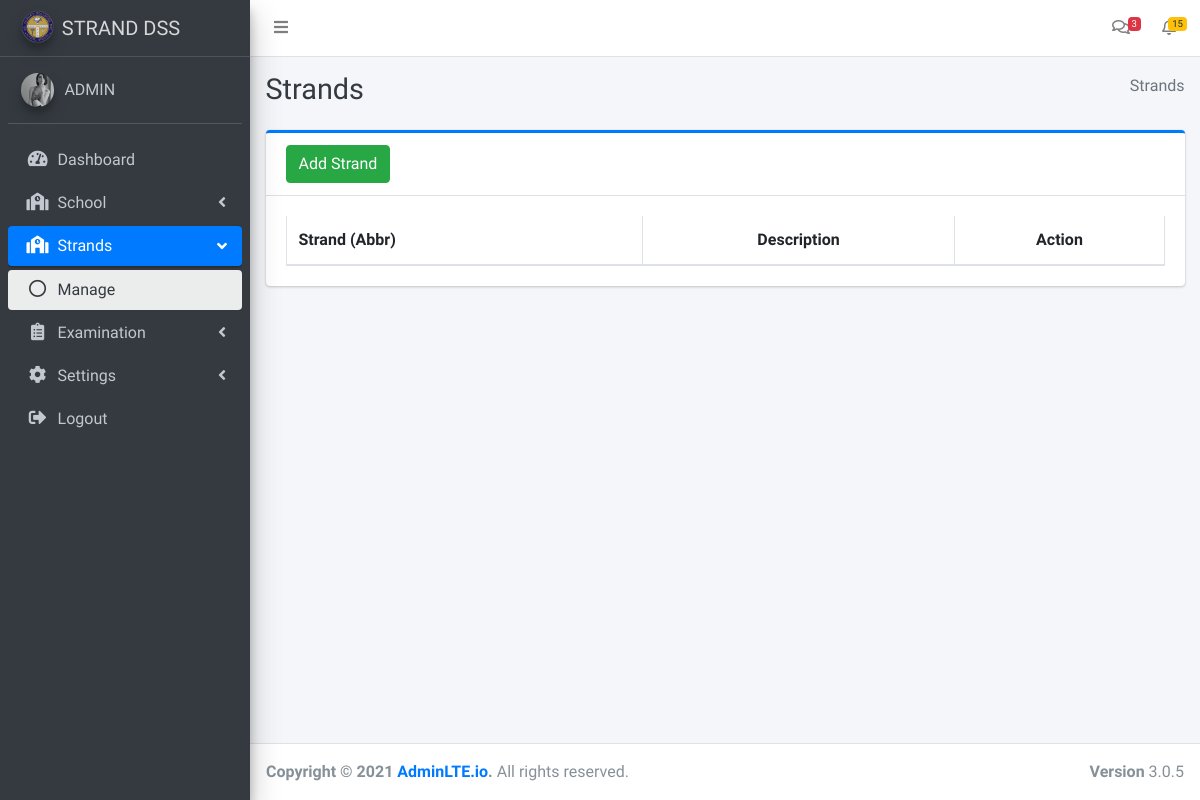
The app's page /admin/manage_strands.php (signed in), older data.
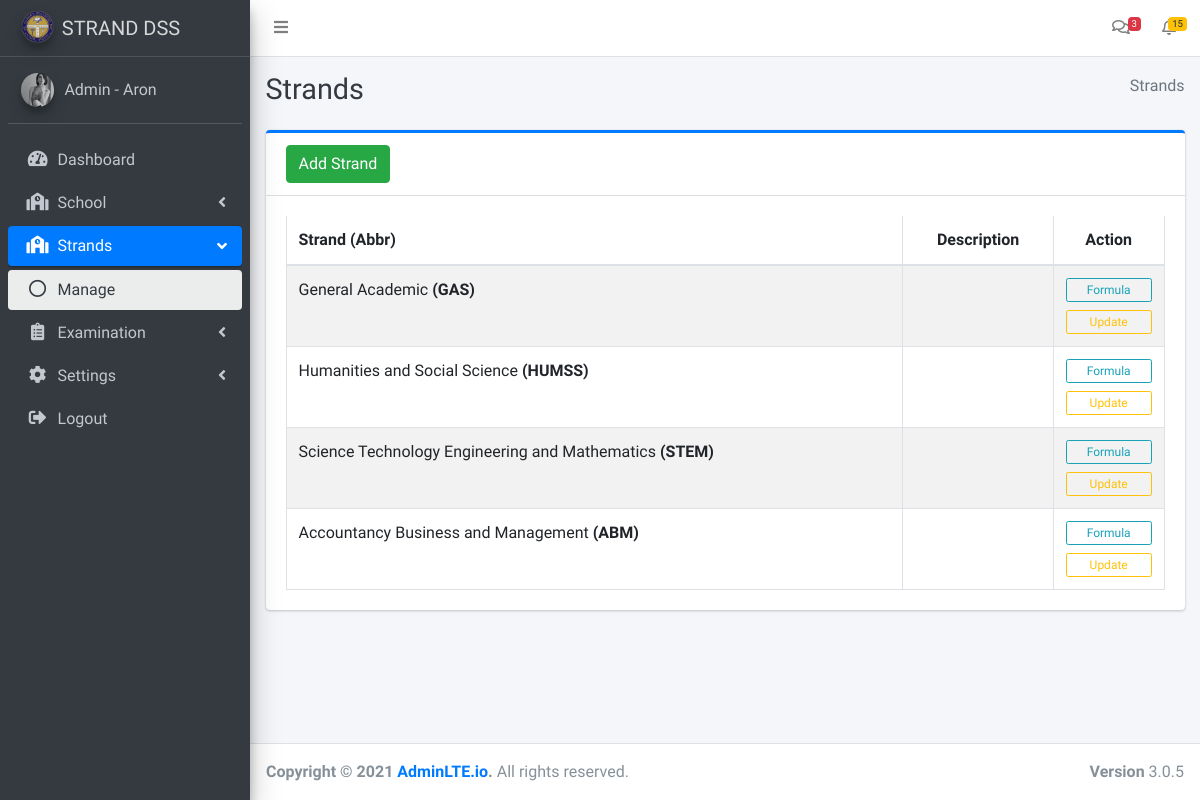
The same page, newer data.
### tables this page shows
CREATE TABLE `strands` (
  `strand_id` int(11) NOT NULL,
  `strand_name` varchar(250) NOT NULL,
  `strand_abr` varchar(10) NOT NULL,
  `strand_description` text NOT NULL,
  `updated` timestamp NOT NULL DEFAULT current_timestamp() ON UPDATE current_timestamp()
);

### admin/manage_strands.php (the view, shortened to what this page needs)
<?php
include('include/header.php');
include('include/sidebar.php');
?>
<div class="content-wrapper">
  <div class="content-header">
    <div class="container-fluid">
      <div class="row mb-2">
        <div class="col-sm-6">
          <h1 class="m-0 text-dark">Strands</h1>
        </div>
        <div class="col-sm-6">
          <ol class="breadcrumb float-sm-right">
            <li class="breadcrumb-item active">Strands</li>
          </ol>
        </div>
      </div>
    </div>
  </div>
  <section class="content">
    <div class="container-fluid">
      <div class="row">
        <div class="col-md-12">
          <div class="card card-primary card-outline">
            <div class="card-header">
              <button class="btn btn-success" data-toggle="modal" data-target="#modal-lg">
                Add Strand
              </button>
            </div>
            <div class="card-body pad table-responsive">
              <table class="table table-bordered table-striped cat">
                <thead>
                  <tr>
                    <th>Strand (Abbr)</th>
                    <th class="text-center">Description</th>
                    <th class="text-center">Action</th>
                  </tr>
                </thead>
                <tbody>
                  <?php
                  $sql = "SELECT * FROM strands";
                  $result = $conn->query($sql);
                  if ($result->num_rows > 0) {
                    while ($row = $result->fetch_assoc()) {
                  ?>
                      <tr>
                        <td><?php echo $row['strand_name'] . ' <strong>(' . $row['strand_abr'] . ')</strong>'; ?></td>
                        <td><?php echo $row['strand_description']; ?></td>
                        <td class="text-center">
                          <a href="add_strand_formula.php?id=<?php echo $row['strand_id']; ?>" class="btn btn-block btn-outline-info btn-xs">Formula</a>
                          <a href="strand_edit.php?id=<?php echo $row['strand_id']; ?>" class="btn btn-block btn-outline-warning btn-xs">Update</a>
                        </td>
                      </tr>
                  <?php
                    }
                  }
                  ?>
                </tbody>
              </table>
            </div>
          </div>
        </div>
      </div>
    </div>
  </section>
</div>
<?php
include('include/footer.php');
?>

### admin/include/sidebar.php (shortened to what this page needs)
<aside class="main-sidebar sidebar-dark-primary elevation-4">
  <a href="#" class="brand-link">
    <img src="../dist/img/dycilogo.png" alt="AdminLTE Logo" class="brand-image img-circle elevation-3" style="opacity: .8">
    <span class="brand-text font-weight-">STRAND DSS</span>
  </a>
  <div class="sidebar">
    <div class="user-panel mt-3 pb-3 mb-3 d-flex">
      <div class="image">
        <img src="../dist/img/user3-128x128.jpg" alt="AdminLTE Logo" class="brand-image img-circle elevation-3" style="opacity: .8">
      </div>
      <div class="info">
        <a href="#" class="d-block"><?php echo $_SESSION['name']; ?></a>
      </div>
    </div>
    <nav class="mt-2">
      <ul class="nav nav-pills nav-sidebar flex-column" data-widget="treeview" role="menu" data-accordion="false">
        <li class="nav-item">
          <a href="dashboard.php" class="nav-link">
            <i class="nav-icon fas fa-tachometer-alt"></i>
            <p>
              Dashboard
            </p>
          </a>
        </li>
        <li class="nav-item has-treeview">
          <a href="#" class="nav-link">
            <i class="nav-icon fas fa-school"></i>
            <p>
              School
              <i class="fas fa-angle-left right"></i>
            </p>
          </a>
        </li>
        <li class="nav-item has-treeview">
          <a href="#" class="nav-link">
            <i class="nav-icon fas fa-school"></i>
            <p>
              Strands
              <i class="fas fa-angle-left right"></i>
            </p>
          </a>
          <ul class="nav nav-treeview">
            <li class="nav-item">
              <a href="manage_strands.php" class="nav-link">
                <i class="far fa-circle nav-icon"></i>
                <p>Manage</p>
              </a>
            </li>
          </ul>
        </li>
        <li class="nav-item has-treeview">
          <a href="#" class="nav-link">
            <i class="nav-icon fas fa-clipboard-list"></i>
            <p>
              Examination
              <i class="fas fa-angle-left right"></i>
            </p>
          </a>
        </li>
        <li class="nav-item has-treeview">
          <a href="#" class="nav-link">
            <i class="nav-icon fas fa-cog"></i>
            <p>
              Settings
              <i class="fas fa-angle-left right"></i>
            </p>
          </a>
        </li>
        <li class="nav-item">
          <a href="logout.php" class="nav-link">
            <i class="nav-icon fas fa-sign-out-alt"></i>
            <p>
              Logout
            </p>
          </a>
        </li>
      </ul>
    </nav>
  </div>
</aside>

Row changes from the older to the newer data that the page shows:
added strands: strand_name "General Academic", strand_abr "GAS"
added strands: strand_name "Humanities and Social Science", strand_abr "HUMSS"
added strands: strand_name "Science Technology Engineering and Mathematics", strand_abr "STEM"
added strands: strand_name "Accountancy Business and Management", strand_abr "ABM"
Text that changed along with them:
$_SESSION['name']: "ADMIN" → "Admin - Aron"
